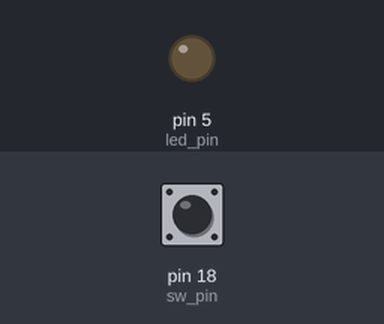
Recording of a sketch running on a simulated Arduino Uno, built with avr-gcc and run on an emulated ATmega328P. On the bench: output pins drawn as LEDs (lit = HIGH). Inputs (shaded band) come from the test bench; at power-on: pin 18 (sw_pin) HIGH. What the sketch prints to the serial monitor is not drawn.

Above: at 1.2 s.
1.3 s: pin 18 (sw_pin) pulled LOW for 0.15 s
At 2.5 s:
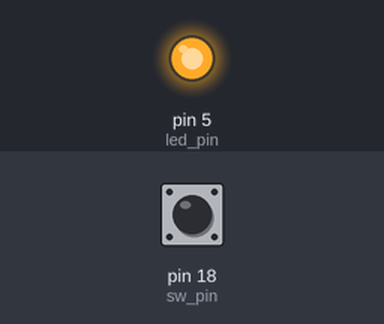
2.9 s: pin 18 (sw_pin) pulled LOW for 1 s
At 4.9 s:
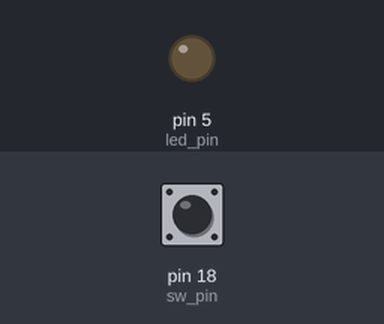
5.4 s: pin 18 (sw_pin) pulled LOW for 3.2 s
At 9.6 s:
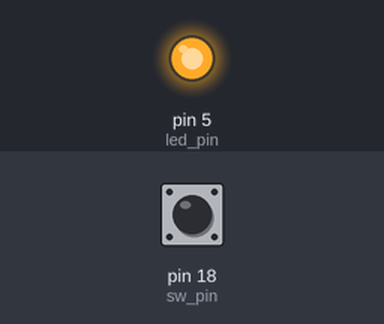
Timing chart, 0 to 11.1 s (numbered marks = the images above; inputs shaded):
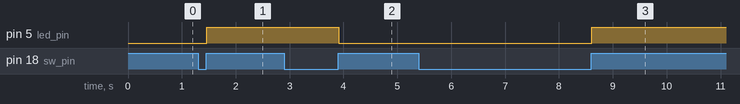

Measured:
- after the input at 1.3 s, pin 5 (led_pin): LOW → HIGH after 0.16 s
- after the input at 2.9 s, pin 5 (led_pin): HIGH → LOW after 1.0 s
- after the input at 5.4 s, pin 5 (led_pin): LOW → HIGH after 3.2 s

The sketch:

switch_test.ino
```cpp
int sw_pin = 18;
int led_pin = 5;

int oldvalue = 1;
bool ledState = true;

void setup() {
  Serial.begin(9600);
  pinMode(sw_pin, INPUT_PULLUP);
  pinMode(led_pin, OUTPUT);
}

void loop() {
  int sw_val = digitalRead(sw_pin);
  Serial.println(oldvalue);
  // Serial.println();

  if(sw_val == 1 && oldvalue == 0){
    Serial.println(sw_val);
    if(ledState){
      digitalWrite(led_pin, HIGH);
      ledState = false;
    }else{
      digitalWrite(led_pin, LOW);
      ledState = true;
    }
  }
  // delay(100);
  oldvalue = sw_val;

}

// if(!digitalRead(sw_pin)){  this is control swith value
//   count++;
//   delay(100);
//   while(!digitalRead(sw_pin))
// }
```
